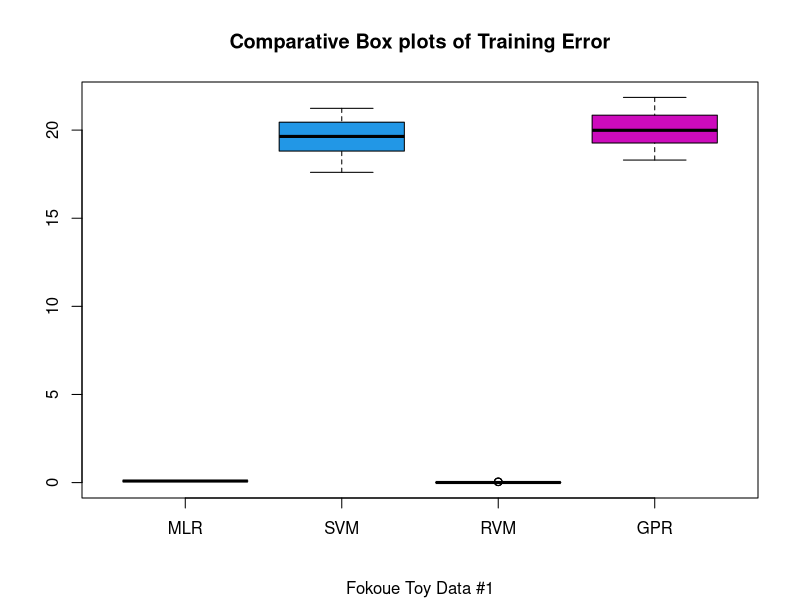
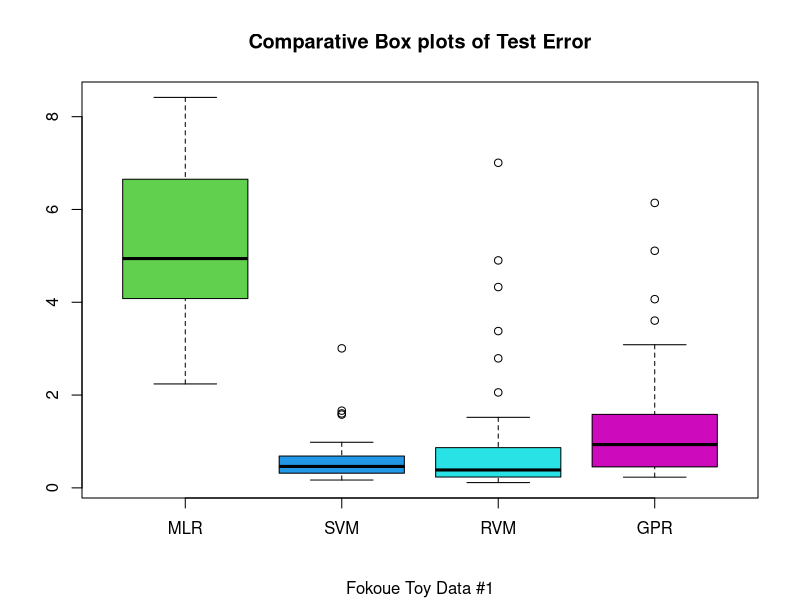

Recreate these plots in R, in order.
#
#         Test the generalization abilities of learners
#        The data is splitted into Training and Test Set
#        MSE is computed for both training and test set 
#   A total of m splits are made and the average MSE computed
#      MLR, RVM, SVM and Gaussian Processes are considered
#
#              Statistics 846 - Srping 2010
#
#              source('generalization-1.R') 
 
# Clear the screen
  
  cat(rep('\n',126)) 
  graphics.off()
 
# Read in the data 

  library(kernlab)

  fokoue <- 1
  #f <- function(x){-x + sqrt(2)*sin(pi^(3/2)*x^2)}
  f <- function(x){1 + 9*x}
  a    <- -1
  b    <- +1
  
  sig  <- 0.3
  n   <- 300 
  x   <- seq(a,b,length=n)  
  y   <-  f(x)+ rnorm(n, 0, sig)
  XY  <- data.frame(x,y)
  
  n   <- nrow(XY)
  p   <- ncol(XY)
  colnames(XY)[p]<- 'Y'

  m   <- 50
  mse.tr <- mse.te <- matrix(0, ncol=4, nrow=m)
  for(r in 1:m)
  {
     s <- sample(sample(n)) 
     ntr <- round(2*n/3)
     nte <- n - ntr
     id.tr <- s[1:ntr]
     id.te <- (1:n)[-id.tr]
     
     XY.tr <- XY[id.tr,]
     XY.te <- XY[id.te,]
   
     #  Polynomial regression

     k <- 1  
     
     xx <- poly(XY.tr$x,degree=k)
     xy <- data.frame(XY.tr$Y,xx)
     colnames(xy)<-c('Y', paste(rep('x'),1:k,sep=''))
     xxnew <- data.frame(poly(XY.te$x, degree=k))
     colnames(xxnew) <- paste(rep('x'),1:k,sep='')
      
     mod <- lm(Y~., data=xy )
     lm.mod <- step(mod, Y~., 
     direction="both", trace=0, k=log(ntr))  
       
     mse.tr[r,1] <-  mean((fitted(lm.mod)-XY.tr$Y)^2)
     mse.te[r,1] <-  mean((predict(lm.mod,xxnew)-XY.te$Y)^2)

     svm.mod <- ksvm(Y~., data=XY.tr, kernel='laplacedot')
     mse.tr[r,2]   <- mean((fitted(svm.mod)-XY.tr$Y)^2)
     mse.te[r,2]   <- mean((predict(svm.mod,data.frame(x=XY.te[,-p]))-XY.te$Y)^2)  

     rvm.mod <- rvm(Y~., data=XY.tr, kernel='laplacedot')
     mse.tr[r,3]   <- mean((fitted(rvm.mod)-XY.tr$Y)^2)
     mse.te[r,3]   <- mean((predict(rvm.mod,data.frame(x=XY.te[,-p]))-XY.te$Y)^2)  

     gpr.mod <- gausspr(Y~., data=XY.tr, kernel='laplacedot')
     mse.tr[r,4]   <- mean((fitted(gpr.mod)-XY.tr$Y)^2)
     mse.te[r,4]   <- mean((predict(gpr.mod,data.frame(x=XY.te[,-p]))-XY.te$Y)^2)  

     #np.mod <- ksmooth(XY.tr$x, XY.tr$Y)
     #mse.tr[r,5]   <- mean((np.mod$y-XY.tr$Y)^2)
     #mse.te[r,5]   <- mean((predict(np.mod,data.frame(x=XY.te[,-p]))-XY.te$Y)^2)  
      

  }  
    cat(rep('\n',126))
 
    compare <- round(rbind(colMeans(mse.tr), colMeans(mse.te)),4)
    colnames(compare)<- c('MLR', 'SVM', 'RVM', 'GPR')
    rownames(compare)<- c('Training Error','Test Error')
    print(compare)

    std.compare <- round(rbind(apply(mse.tr,2,sd), apply(mse.te,2,sd)),4)
    colnames(std.compare)<- c('MLR', 'SVM','RVM', 'GPR')
    rownames(std.compare)<- c('Training Error','Test Error')
    print(std.compare)

   
   x11()
   boxplot(mse.tr, col = 3:6, names = colnames(compare),
   main= 'Comparative Box plots of Training Error', sub=paste('Fokoue Toy Data #',fokoue,sep=''))
   
   x11()
   boxplot(mse.te, col = 3:6, names = colnames(compare),
   main= 'Comparative Box plots of Test Error', sub=paste('Fokoue Toy Data #',fokoue,sep=''))
